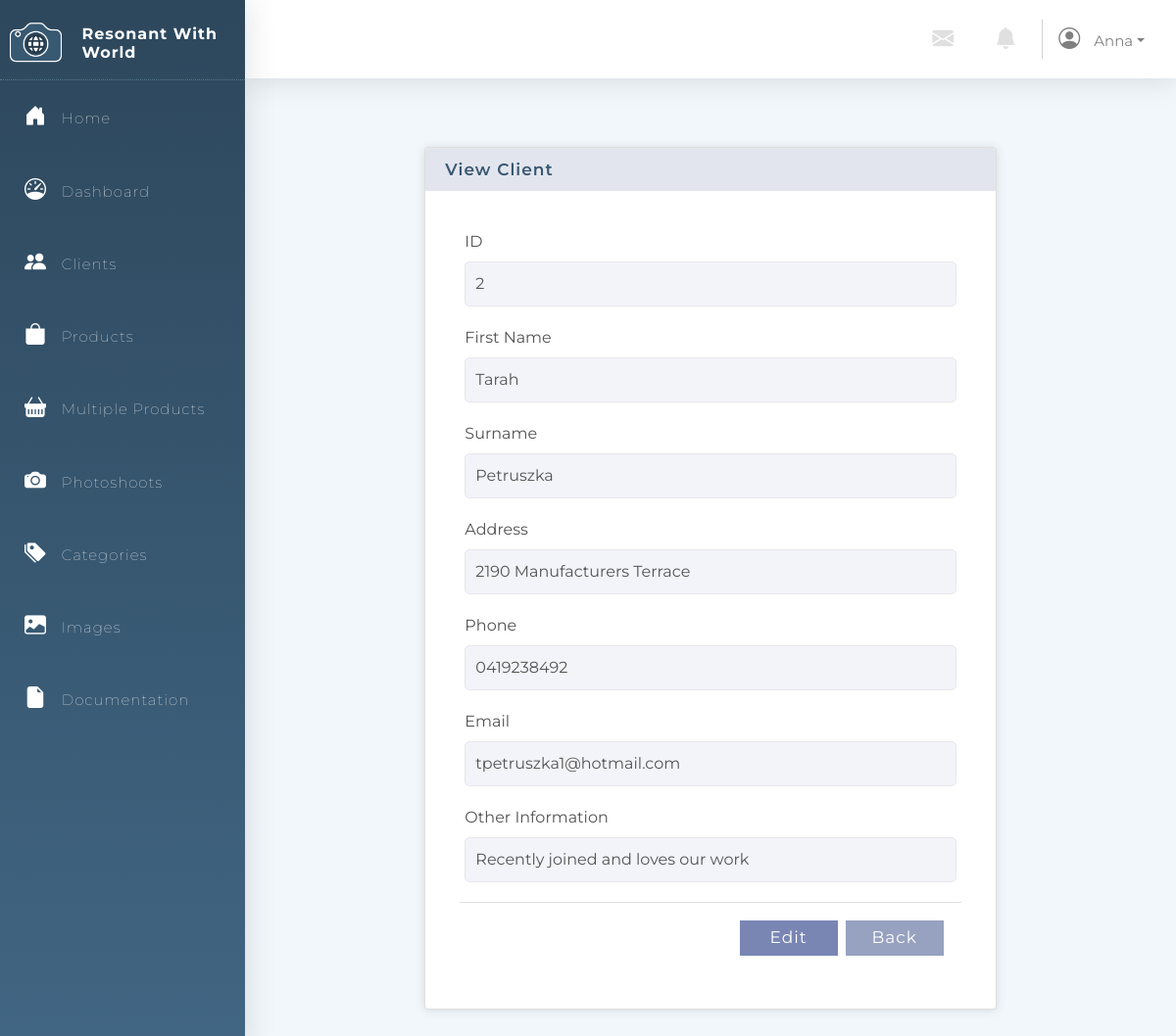
Page /Clients/viewClients.php?id=2 (signed in) on the committed database.
### tables this page shows
CREATE TABLE `User` (
                        `User_ID` int(11) NOT NULL auto_increment,
                        `Username` varchar(64) NOT NULL,
                        `Email` varchar(64) NOT NULL UNIQUE KEY,
                        `Password` varchar(64) NOT NULL,
                        PRIMARY KEY (`User_ID`)
);

CREATE TABLE `Client` (
                          `Client_ID` int(11) auto_increment NOT NULL,
                          `Client_FirstName` varchar(64) NOT NULL,
                          `Client_Surname` varchar(64) NOT NULL,
                          `Client_Address` varchar(64) NOT NULL,
                          `Client_Phone` varchar(64) NOT NULL,
                          `Client_Email` varchar(64) NOT NULL,
                          `Client_Subscribed` boolean NULL,
                          `Client_Other_Information` varchar(256) NULL,
                          PRIMARY KEY(`Client_ID`)
);

### Menu/connection.php (called while the page is built, shortened)
<?php
$db_host = "localhost";
$db_username = "fit2104";
$db_passwd = "fit2104";
$db_name = "fit2104_assignment2";
$dsn = "mysql:host=$db_host;dbname=$db_name";
$dbh = new PDO($dsn, $db_username, $db_passwd);
$PAGE_ALLOWGUEST = isset($PAGE_ALLOWGUEST) ? $PAGE_ALLOWGUEST : false;
if (!isset($PAGE_ID) || $PAGE_ID !== 'login') {
    if (!isset($_SESSION['user_id'])) {
        $_SESSION['referer'] = $_SERVER['PHP_SELF'];
        if (!$PAGE_ALLOWGUEST) {
            header("Location: /Login");
            exit();
        }
    } else {
        $user_stmt = $dbh->prepare("SELECT * FROM `User` WHERE `User_ID` = ?");
        if ($user_stmt->execute([$_SESSION['user_id']]) && $user_stmt->rowCount() == 1) {
            $user = $user_stmt->fetchObject();
            $PAGE_USERNAME = $user->Username;
        } else {
            session_destroy();
            header("Location: login.php?action=error&message=" . urlencode('It seems your account is being invalidated. Please contact administrator for more information.'));
            exit();
        }
    }
}
?>

### Clients/viewClients.php (the view, shortened to what this page needs)
<html lang="en">
<head>
    <link rel="stylesheet" type="text/css" href="../Styles/style.css"/>
    <link rel="stylesheet" href="https://stackpath.bootstrapcdn.com/bootstrap/4.3.1/css/bootstrap.min.css"
>
    <link rel="stylesheet" href="https://cdn.jsdelivr.net/npm/bootstrap-icons@1.5.0/font/bootstrap-icons.css">
</head>
<?php include('../Menu/menu.php'); ?>
<div class="container">
    <div class="row justify-content-center">
        <div class="col-8">
            <div class="card action-card">
                <h5 class="card-header">View Client</h5>
                <div class="card-body action-body">
                    <p class="card-text">
                    <div class="container">
                        <?php
                        if (!empty($_POST)) {
                            $query = "SELECT * FROM `Client` WHERE `Client_ID`=?";
                            $stmt = $dbh->prepare($query);
                            if ($stmt->execute([$_GET['id']])) {
                            } else {
                                die();
                            }
                        } else {
                            $query = "SELECT * FROM `Client` WHERE `Client_ID`=?";
                            $stmt = $dbh->prepare($query);
                            if ($stmt->execute([$_GET['id']])) {
                                if ($stmt->rowCount() > 0) {
                                    $record = $stmt->fetchObject(); ?>
                                    <form method="post">
                                        <div class="aligned-form">
                                            <div class="row">
                                                <label for="client_id">ID</label>
                                                <input type="number" id="Client_ID" value="<?= $record->Client_ID ?>"
                                                       disabled/>
                                            </div>
                                            <div class="row">
                                                <label for="firstname">First Name</label>
                                                <input type="text" id="Client_FirstName"
                                                       value="<?= $record->Client_FirstName ?>" disabled/>
                                            </div>
                                            <div class="row">
                                                <label for="surname">Surname</label>
                                                <input type="text" id="Client_Surname"
                                                       value="<?= $record->Client_Surname ?>" disabled/>
                                            </div>
                                            <div class="row">
                                                <label for="address">Address</label>
                                                <input type="text" id="Client_Address"
                                                       value="<?= $record->Client_Address ?>" disabled/>
                                            </div>
                                            <div class="row">
                                                <label for="Phone">Phone</label>
                                                <input type="text" id="Client_Phone"
                                                       value="<?= $record->Client_Phone ?>" disabled/>
                                            </div>
                                            <div class="row">
                                                <label for="email">Email</label>
                                                <input type="text" id="Client_Email"
                                                       value="<?= $record->Client_Email ?>" disabled/>
                                            </div>
                                            <div class="row">
                                                <label for="other information">Other Information</label>
                                                <input type="text" id="Client_Other_Information"
                                                       value="<?= $record->Client_Other_Information ?>" disabled/>
                                            </div>
                                        </div>
                                        <div class="modal-footer">
                                            <button type="button" class="submit-button"
                                                    onclick="window.location='/Clients/updateClients.php?id=<?= $record->Client_ID ?>';return false;">Edit
                                            </button>
                                            <button class="cancel-button" type="button"
                                                    onclick="window.location='/Clients';return false;">Back
                                            </button>
                                        </div>
                                    </form>
                                <?php } else {
                                    header("Location: Clients");
                                }
                            }
                        } ?></div>
                </div>
            </div>
        </div>
    </div>
</div>
</html>

### Menu/menu.php (shortened to what this page needs)
<?php
include("connection.php");
?>
<html lang="en">
<head>
    <link rel="stylesheet" type="text/css" href="../Styles/style.css"/>
    <link rel="stylesheet" href="https://stackpath.bootstrapcdn.com/bootstrap/4.3.1/css/bootstrap.min.css"
>
    <link rel="stylesheet" href="https://cdn.jsdelivr.net/npm/bootstrap-icons@1.5.0/font/bootstrap-icons.css">
</head>
<body>
<div class="sidebar-container">
    <div class="sidebar-logo d-flex justify-content-center">
        <img class="logo " src="../Images/Logo.png"/>
        <br/>
        <h3 class="company-name">Resonant With World</h3>
    </div>
    <ul class="sidebar-navigation">
        <li>
            <a href="/index.php">
                <i class="bi bi-house-door-fill" aria-hidden="true"></i> Home
            </a>
        </li>
        <li>
            <a href="/dashboard.php">
                <i class="bi bi-speedometer"></i> Dashboard
            </a>
        </li>
        <li>
            <a href="/Clients">
                <i class="bi bi-people-fill" aria-hidden="true"></i> Clients
            </a>
        </li>
        <li>
            <a href="/Products">
                <i class="bi bi-bag-fill" aria-hidden="true"></i> Products
            </a>
        </li>
        <li>
            <a href="/Products/multipleProducts.php">
                <i class="bi bi-basket-fill" aria-hidden="true"></i> Multiple Products
            </a>
        </li>
        <li>
            <a href="/Photoshoots">
                <i class="bi bi-camera-fill" aria-hidden="true"></i> Photoshoots
            </a>
        </li>
        <li>
            <a href="/Categories">
                <i class="bi bi-tags-fill" aria-hidden="true"></i> Categories
            </a>
        </li>
        <li>
            <a href="/Images">
                <i class="bi bi-image-fill" aria-hidden="true"></i> Images
            </a>
        </li>
        <li>
            <a href="/Documentation">
                <i class="bi bi-file-earmark-fill" aria-hidden="true"></i> Documentation
            </a>
        </li>
    </ul>
</div>
<div class="content-container">
    <nav class="bg-white">
        <div class="navbar-brand d-flex justify-content-end">
            <a href="#" class="nav-link icon"> <i class="bi bi-envelope-fill"></i></a>
            <a href="#" class="nav-link icon"> <i class="bi bi-bell-fill"></i></a>
            <div class="nav-item dropdown">
                <a href="#" class="nav-link dropdown-toggle topbar-text" data-toggle="dropdown"><i
                            class="bi bi-person-circle"></i>
                    <?php echo $PAGE_USERNAME ?></a>
            </div>
        </div>
    </nav>
    <div class="container-fluid">
</body>
</html>

### Styles/style.css (style rules this page uses)
* { font-family: Montserrat, sans-serif !important; }
html, body { min-height: 100%; background: #f2f7fb; }
.container { min-height: 70vh!important; }
.sidebar-container { position: fixed; width: 250px; height: 100%; left: 0; overflow-x: hidden; display: block; overflow-y: auto; background: linear-gradient(180deg, #2d475c 0%, #416683 100%); color: #fff; font-family: Montserrat, sans-serif; letter-spacing: 1px; font-weight: 100; box-shadow: 0.15rem 0.15rem 1.75rem 0 rgba(58, 59, 69, 0.15); z-index: 3 !important; transition: all 0.5s; }
.sidebar-logo { padding: 20px 10px 10px 10px; border-bottom: 1px dotted rgba(173, 216, 230, 0.329); }
.company-name { font-size: 16px; font-weight: bold; padding-left: 20px; padding-top: 5px; }
.logo { height: 50px; }
i { font-size: 22px; margin-right: 10px; }
.sidebar-navigation { padding: 0; margin: 0; list-style-type: none; position: relative; }
.sidebar-navigation li { position: relative; display: inline-block; width: 100%; line-height: 20px; }
.sidebar-navigation li a { padding: 25px; font-size: 15px; display: block; color: #fff; }
.sidebar-navigation li::before { background: linear-gradient(90deg, #7986b4 0%, #416683 100%); position: absolute; content: ""; height: 100%; left: 0; top: 0; -webkit-transition: width 0.2s ease-in; transition: width 0.2s ease-in; width: 1px; margin-left: -1px; z-index: -1; }
nav { box-shadow: 0 0.15rem 1.75rem 0 rgba(58, 59, 69, 0.15); height: 80px; padding-top: 15px; z-index: 1 !important; }
.icon { color: #e0e0e0; }
.topbar-text { color: grey; font-size: 15px; }
.content-container { padding: 0 0 0 250px; margin: 0; color: #535353; font-family: Montserrat, sans-serif; background: #f2f7fb; height: 100%; }
.row { margin-top: 20px !important; }
.card { box-shadow: 0 1px 10px rgba(58, 59, 69, 0.15); }
.card-header { font-size: 17px; font-weight: 600; letter-spacing: 1px; color: #385972; border: none !important; background: #e3e5ee !important; }
ul { list-style-type: none; }
.submit-button { border: none; background: #7986b4; color: white; width: 100px; font-size: 17px; padding: 5px; margin-bottom: 5px; letter-spacing: 1px; transition: all 0.5s; border-radius: 0; margin: 2px; }
.cancel-button { border: none; background: #97a1c0; color: white; width: 100px; font-size: 17px; padding: 5px; margin-bottom: 5px; letter-spacing: 1px; transition: all 0.5s; border-radius: 0; margin: 2px; }
label { display: block; font-size: 16px; }
input { background: #f3f4fa; border: none; border-radius: 5px; width: 100%; padding: 10px; margin-left: 10px; margin-right: 10px; border: 1px solid #e8e8e8; }
.aligned-form { padding: 0 20px 20px 20px !important; }
.action-card { margin-top: 50px!important; margin-bottom: 40px; }

### rows in the picture
user: Username "Anna"
client: Client_ID "2", Client_FirstName "Tarah", Client_Surname "Petruszka", Client_Address "2190 Manufacturers Terrace", Client_Phone "0419238492", Client_Email "tpetruszka1@hotmail.com", Client_Other_Information "Recently joined and loves our work"
